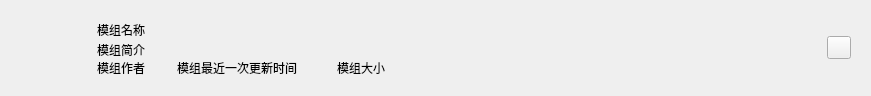
<?xml version="1.0" encoding="UTF-8"?>
<ui version="4.0">
 <class>modcard</class>
 <widget class="QWidget" name="modcard">
  <property name="geometry">
   <rect>
    <x>0</x>
    <y>0</y>
    <width>871</width>
    <height>96</height>
   </rect>
  </property>
  <property name="minimumSize">
   <size>
    <width>0</width>
    <height>96</height>
   </size>
  </property>
  <property name="maximumSize">
   <size>
    <width>16777215</width>
    <height>96</height>
   </size>
  </property>
  <property name="windowTitle">
   <string>Form</string>
  </property>
  <layout class="QGridLayout" name="gridLayout">
   <item row="0" column="0">
    <widget class="CardWidget" name="CardWidget">
     <layout class="QGridLayout" name="gridLayout_3">
      <item row="0" column="3">
       <widget class="TransparentToolButton" name="TransparentToolButton"/>
      </item>
      <item row="0" column="1">
       <widget class="CardWidget" name="CardWidget_2">
        <property name="minimumSize">
         <size>
          <width>441</width>
          <height>61</height>
         </size>
        </property>
        <property name="maximumSize">
         <size>
          <width>441</width>
          <height>61</height>
         </size>
        </property>
        <widget class="StrongBodyLabel" name="StrongBodyLabel">
         <property name="geometry">
          <rect>
           <x>10</x>
           <y>0</y>
           <width>111</width>
           <height>19</height>
          </rect>
         </property>
         <property name="text">
          <string>模组名称</string>
         </property>
        </widget>
        <widget class="BodyLabel" name="BodyLabel">
         <property name="geometry">
          <rect>
           <x>10</x>
           <y>20</y>
           <width>63</width>
           <height>19</height>
          </rect>
         </property>
         <property name="text">
          <string>模组简介</string>
         </property>
        </widget>
        <widget class="CaptionLabel" name="CaptionLabel">
         <property name="geometry">
          <rect>
           <x>10</x>
           <y>40</y>
           <width>70</width>
           <height>15</height>
          </rect>
         </property>
         <property name="text">
          <string>模组作者</string>
         </property>
        </widget>
        <widget class="CaptionLabel" name="CaptionLabel_2">
         <property name="geometry">
          <rect>
           <x>90</x>
           <y>40</y>
           <width>131</width>
           <height>16</height>
          </rect>
         </property>
         <property name="text">
          <string>模组最近一次更新时间</string>
         </property>
        </widget>
        <widget class="CaptionLabel" name="CaptionLabel_3">
         <property name="geometry">
          <rect>
           <x>250</x>
           <y>40</y>
           <width>131</width>
           <height>16</height>
          </rect>
         </property>
         <property name="text">
          <string>模组大小</string>
         </property>
        </widget>
       </widget>
      </item>
      <item row="0" column="0">
       <widget class="QWidget" name="widget" native="true">
        <property name="minimumSize">
         <size>
          <width>61</width>
          <height>61</height>
         </size>
        </property>
        <property name="maximumSize">
         <size>
          <width>61</width>
          <height>61</height>
         </size>
        </property>
        <layout class="QGridLayout" name="gridLayout_2">
         <item row="0" column="0">
          <widget class="PixmapLabel" name="PixmapLabel">
           <property name="minimumSize">
            <size>
             <width>43</width>
             <height>43</height>
            </size>
           </property>
           <property name="maximumSize">
            <size>
             <width>43</width>
             <height>43</height>
            </size>
           </property>
           <property name="styleSheet">
            <string notr="true">border-image: url(:/built-InIcons/Cloth.png);</string>
           </property>
          </widget>
         </item>
         <item row="1" column="0">
          <spacer name="verticalSpacer">
           <property name="orientation">
            <enum>Qt::Vertical</enum>
           </property>
           <property name="sizeHint" stdset="0">
            <size>
             <width>20</width>
             <height>40</height>
            </size>
           </property>
          </spacer>
         </item>
        </layout>
       </widget>
      </item>
      <item row="0" column="2">
       <spacer name="horizontalSpacer">
        <property name="orientation">
         <enum>Qt::Horizontal</enum>
        </property>
        <property name="sizeHint" stdset="0">
         <size>
          <width>40</width>
          <height>20</height>
         </size>
        </property>
       </spacer>
      </item>
     </layout>
    </widget>
   </item>
  </layout>
 </widget>
 <customwidgets>
  <customwidget>
   <class>ToolButton</class>
   <extends>QToolButton</extends>
   <header>qfluentwidgets</header>
  </customwidget>
  <customwidget>
   <class>TransparentToolButton</class>
   <extends>ToolButton</extends>
   <header>qfluentwidgets</header>
  </customwidget>
  <customwidget>
   <class>PixmapLabel</class>
   <extends>QLabel</extends>
   <header>qfluentwidgets</header>
  </customwidget>
  <customwidget>
   <class>CardWidget</class>
   <extends>QFrame</extends>
   <header>qfluentwidgets</header>
   <container>1</container>
  </customwidget>
  <customwidget>
   <class>CaptionLabel</class>
   <extends>QLabel</extends>
   <header>qfluentwidgets</header>
  </customwidget>
  <customwidget>
   <class>BodyLabel</class>
   <extends>QLabel</extends>
   <header>qfluentwidgets</header>
  </customwidget>
  <customwidget>
   <class>StrongBodyLabel</class>
   <extends>QLabel</extends>
   <header>qfluentwidgets</header>
  </customwidget>
 </customwidgets>
 <resources>
  <include location="../res/icon/icons.qrc"/>
 </resources>
 <connections/>
</ui>
